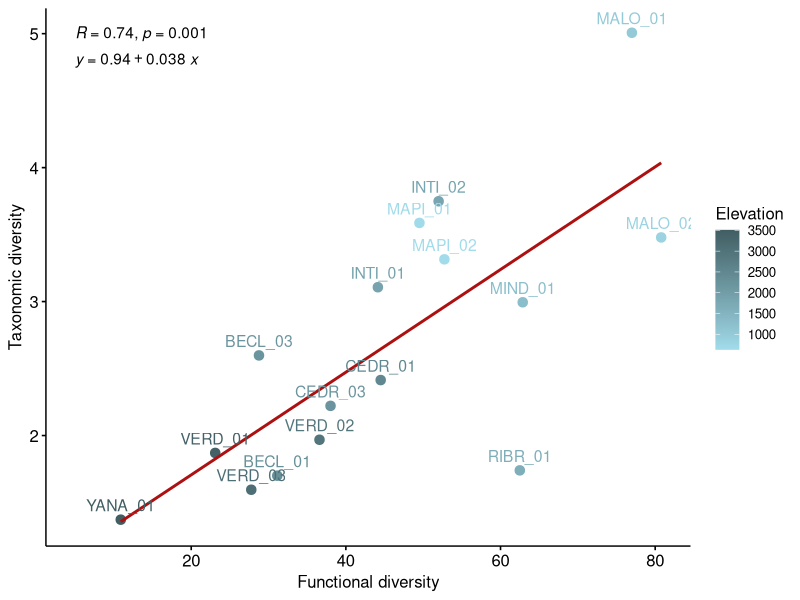

The R script that drew this image: (Note: this script raises an error after producing the figure.)
# Imports
library(ggpubr)
library(ggplot2)

 # Load data
df_indices = read.csv("Data/AlphFD_Indexvalues_270122.csv", sep = ",")

# a) Regression between alpha functional and taxonomic diversity (expressed with Hill numbers)
alp_func_tax = ggscatter(df_indices, x = "TD_Hill", y = "FD_Hills_q2",
                        color = "Elevation",
                        ylab = "Taxonomic diversity",
                        xlab = "Functional diversity",
                        label = "Plot",
                        shape = 20, size = 4.5,
                        add = "reg.line",
                        add.params = list(color = "#AD1010", linetype = "solid"))+ # Customize reg. line +
              theme(legend.position="right")+
              scale_color_gradient(low = "#A2DCEB", high = "#415E63") +
              stat_cor(label.x = 5, label.y = 5) +
              stat_regline_equation(label.x = 5, label.y = 4.8)

# b) Regression between taxonomic and functional dissimilarities


# Put the four plots in a single figure
final_plot = ggarrange(alp_vs_elev, funct_vs_elev, 
          tax_dis_elev, funct_dis_elev,
          ncol = 2, nrow = 2)

# Export final plot
ggsave(filename = "Outputs/Figure2.png",
       plot = alp_func_tax, 
       width = 12,
       height = 8,
       units = "in")

